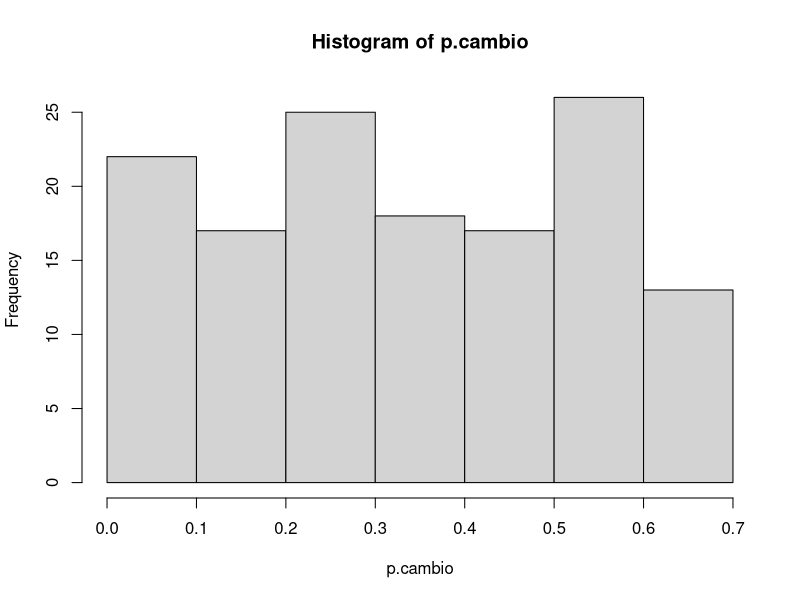
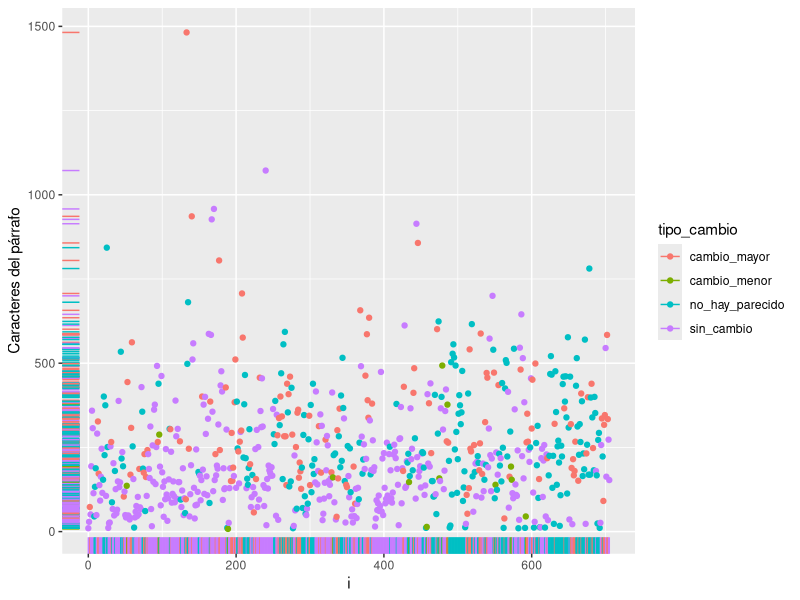

Source code (R) for these figures, in order:
## ---- chunk 1
knitr::opts_chunk$set(echo = TRUE)
library(ggplot2)
## ---- chunk 2
library(openxlsx)
a<-read.xlsx("d2005_1980.xlsx")
n.tipos=table(a$tipo_cambio)
p.tipos=as.numeric(prop.table(table(a$tipo_cambio)))*100
data.frame(n.tipos, p.tipos)
## ---- chunk 3
carac.por.tipo<-aggregate(a$texto_origen_n,list(tipo=a$tipo_cambio),sum)
total.carac<-sum(carac.por.tipo$x)
carac.por.tipo$p<-100*carac.por.tipo$x/total.carac
data.frame(carac.por.tipo)
## ---- chunk 4
a.cambio.mayor<-a[a$tipo_cambio=="cambio_mayor",]
p.cambio<-a.cambio.mayor$distancia/a.cambio.mayor$texto_origen_n
psych::describe(p.cambio)
hist(p.cambio)
## ---- chunk 5
ggplot(a,aes(x=i,y=texto_origen_n, color=tipo_cambio))+geom_point()+geom_rug()+ylab("Caracteres del párrafo")
